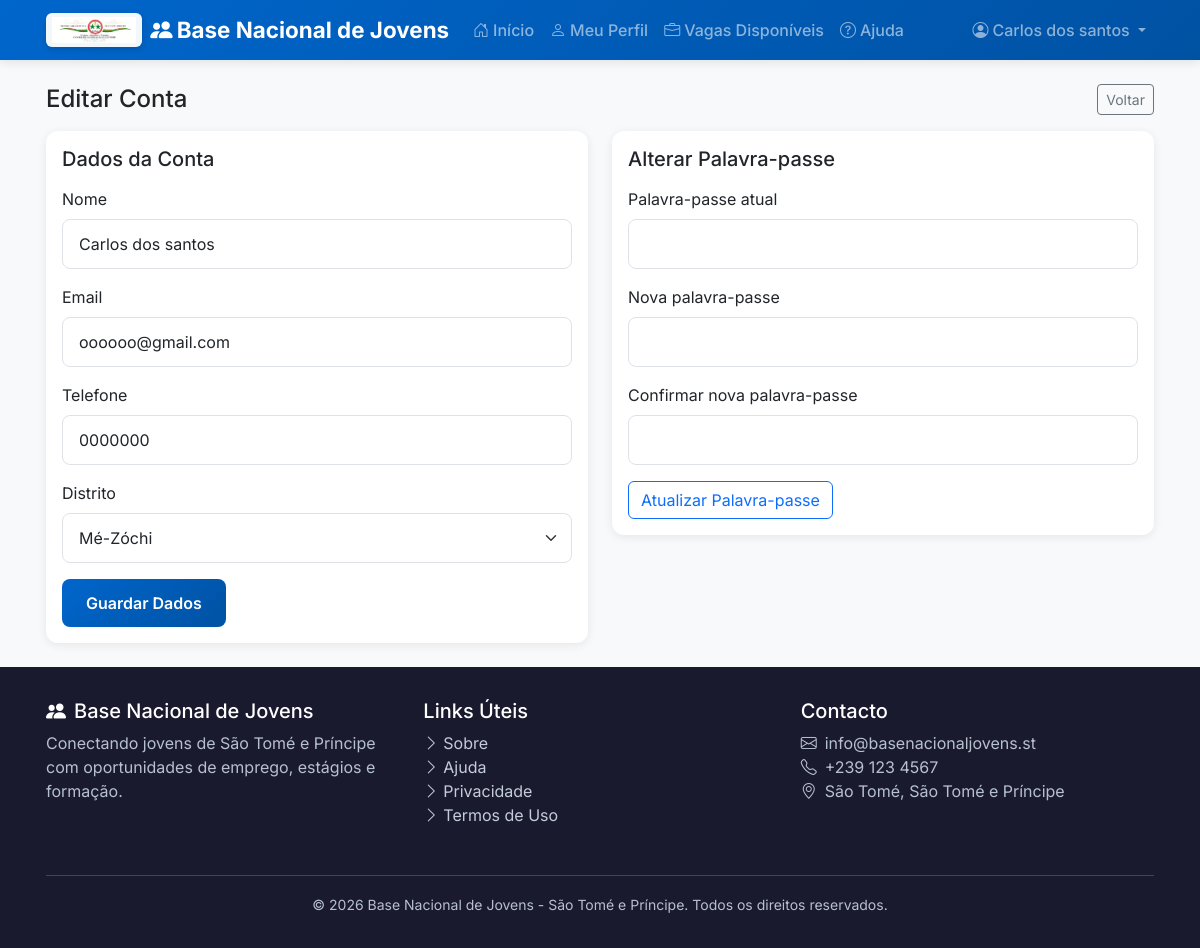
The page /accounts/perfil/editar/ (signed in) on the database its author committed.
### accounts/models.py (models this page shows, shortened)
class User(AbstractBaseUser, PermissionsMixin):
    class ProfileType(models.TextChoices):
        JOVEM = 'JO', _('Jovem')
        OPERADOR = 'OP', _('Operador Distrital')
        EMPRESA = 'EMP', _('Empresa')
        ADMIN = 'ADM', _('Administrador')
        TECNICO = 'TEC', _('Técnico PNUD')
    email = models.EmailField(_('email address'), unique=True, blank=True, null=True)
    telefone = models.CharField(_('telefone'), max_length=20, unique=True)
    nome = models.CharField(_('nome completo'), max_length=255)
    perfil = models.CharField(
        _('perfil'),
        max_length=3,
        choices=ProfileType.choices,
        default=ProfileType.JOVEM
    )
    distrito = models.ForeignKey(
        'core.District',
        on_delete=models.SET_NULL,
        null=True,
        blank=True,
        verbose_name=_('distrito')
    )
    is_staff = models.BooleanField(_('staff status'), default=False)
    is_active = models.BooleanField(_('active'), default=True)
    is_verified = models.BooleanField(_('verificado'), default=False)
    consentimento_dados = models.BooleanField(
        _('consentimento para uso de dados'),
        default=False,
        help_text=_('Autorizo o uso dos meus dados para fins de empregabilidade')
    )
    consentimento_contacto = models.BooleanField(
        _('consentimento para contacto'),
        default=False,
        help_text=_('Autorizo ser contactado por SMS/WhatsApp/email')
    )
    data_consentimento = models.DateTimeField(null=True, blank=True)
    date_joined = models.DateTimeField(_('date joined'), default=timezone.now)
    last_login = models.DateTimeField(_('last login'), null=True, blank=True)
    nome_empresa = models.CharField(_('nome da empresa'), max_length=255, blank=True)
    nif = models.CharField(_('NIF'), max_length=20, blank=True)
    setor_empresa = models.CharField(_('setor'), max_length=100, blank=True)
    associacao_parceira = models.CharField(_('associação/parceiro'), max_length=255, blank=True)
    objects = UserManager()
    USERNAME_FIELD = 'telefone'
    REQUIRED_FIELDS = ['nome']
    class Meta:
        verbose_name = _('utilizador')
        verbose_name_plural = _('utilizadores')
        ordering = ['-date_joined']
    @property
    def is_jovem(self):
        return self.perfil == self.ProfileType.JOVEM
    def has_youth_profile(self):
        return hasattr(self, 'youth_profile')

### accounts/views.py (the view, shortened to what this page needs)
# urls.py: path('perfil/editar/', views.profile_edit, name='profile_edit'),
@login_required
def profile_edit(request):
    user = request.user
    profile_form = UserProfileForm(instance=user)
    password_form = PasswordChangeForm(user=user)
    context = {
        'profile_form': profile_form,
        'password_form': password_form,
    }
    return render(request, 'accounts/profile_edit.html', context)

### accounts/forms.py (shortened to what this page needs)
class UserProfileForm(forms.ModelForm):
    class Meta:
        model = User
        fields = ['nome', 'email', 'telefone', 'distrito']
        widgets = {
            'nome': forms.TextInput(attrs={'class': 'form-control'}),
            'email': forms.EmailInput(attrs={'class': 'form-control'}),
            'telefone': forms.TextInput(attrs={'class': 'form-control'}),
            'distrito': forms.Select(attrs={'class': 'form-select'}),
        }

### core/context_processors.py (called while the page is built)
def user_profile(request):
    context = {
        'user_has_profile': False,
        'user_profile_type': None,
        'unread_notifications_count': 0,
        'districts': District.objects.all(),
    }
    if request.user.is_authenticated:
        user = request.user
        context['user_profile_type'] = user.perfil
        if user.is_jovem:
            context['user_has_profile'] = user.has_youth_profile()
        elif user.is_empresa:
            context['user_has_profile'] = user.has_company_profile()
        context['unread_notifications_count'] = Notification.objects.filter(
            user=user, lida=False
        ).count()
    return context

### core/models.py (called while the page is built)
    def __str__(self):
        return self.nome

### core/templatetags/form_tags.py (called while the page is built)
@register.filter(name='add_class')
def add_class(field, css):
    try:
        return field.as_widget(attrs={**getattr(field.field.widget, 'attrs', {}), 'class': css})
    except Exception:
        return field

### templates/accounts/profile_edit.html (shortened to what this page needs)
{% extends 'base/base.html' %}
{% load form_tags %}
{% block content %}
<div class="container py-4">
  <div class="d-flex justify-content-between align-items-center mb-3">
    <h4 class="mb-0">Editar Conta</h4>
    <a href="{% url 'accounts:profile' %}" class="btn btn-sm btn-outline-secondary">Voltar</a>
  </div>
  <div class="row g-4">
    <div class="col-lg-6">
      <div class="card">
        <div class="card-body">
          <h5 class="mb-3">Dados da Conta</h5>
          <form method="post" novalidate>
            <div class="mb-3">
              <label class="form-label">Nome</label>
              {{ profile_form.nome|add_class:'form-control' }}
            </div>
            <div class="mb-3">
              <label class="form-label">Email</label>
              {{ profile_form.email|add_class:'form-control' }}
            </div>
            <div class="mb-3">
              <label class="form-label">Telefone</label>
              {{ profile_form.telefone|add_class:'form-control' }}
            </div>
            <div class="mb-3">
              <label class="form-label">Distrito</label>
              {{ profile_form.distrito|add_class:'form-select' }}
            </div>
            <button type="submit" name="save_profile" class="btn btn-primary">
              Guardar Dados
            </button>
          </form>
        </div>
      </div>
    </div>
    <div class="col-lg-6">
      <div class="card">
        <div class="card-body">
          <h5 class="mb-3">Alterar Palavra-passe</h5>
          <form method="post" novalidate>
            <div class="mb-3">
              <label class="form-label">Palavra-passe atual</label>
              {{ password_form.old_password|add_class:'form-control' }}
            </div>
            <div class="mb-3">
              <label class="form-label">Nova palavra-passe</label>
              {{ password_form.new_password1|add_class:'form-control' }}
            </div>
            <div class="mb-3">
              <label class="form-label">Confirmar nova palavra-passe</label>
              {{ password_form.new_password2|add_class:'form-control' }}
            </div>
            <button type="submit" name="change_password" class="btn btn-outline-primary">
              Atualizar Palavra-passe
            </button>
          </form>
        </div>
      </div>
    </div>
  </div>
</div>
{% endblock %}

### templates/base/base.html (shortened to what this page needs)
<!DOCTYPE html>
<html lang="pt-pt">
{% load static %}
{% load form_tags %}
<head>
    <link href="https://cdn.jsdelivr.net/npm/bootstrap@5.3.2/dist/css/bootstrap.min.css" rel="stylesheet">
    <link href="https://cdn.jsdelivr.net/npm/bootstrap-icons@1.11.1/font/bootstrap-icons.css" rel="stylesheet">
    <link rel="stylesheet" href="{% static 'css/main.css' %}">
</head>
<body>
    <nav class="navbar navbar-expand-lg navbar-dark">
        <div class="container">
            <a class="navbar-brand d-flex align-items-center gap-2" href="{% url 'home' %}">
                <img src="{% static 'img/cnj_logo.jpg' %}" alt="CNJ" class="navbar-logo">
                <span><i class="bi bi-people-fill me-1"></i>Base Nacional de Jovens</span>
            </a>
            <div class="collapse navbar-collapse" id="navbarNav">
                <ul class="navbar-nav me-auto">
                    <li class="nav-item">
                        <a class="nav-link" href="{% url 'home' %}">
                            <i class="bi bi-house-door me-1"></i>Início
                        </a>
                    </li>
                    {% if user.is_authenticated %}
                        {% if user.is_jovem %}
                            {% if user_has_profile %}
                                <li class="nav-item">
                                    <a class="nav-link" href="{% url 'profiles:detail' %}">
                                        <i class="bi bi-person me-1"></i>Meu Perfil
                                    </a>
                                </li>
                                <li class="nav-item">
                                    <a class="nav-link" href="{% url 'profiles:available_jobs' %}">
                                        <i class="bi bi-briefcase me-1"></i>Vagas Disponíveis
                                    </a>
                                </li>
                            {% else %}
                                <li class="nav-item">
                                    <a class="nav-link" href="{% url 'profiles:wizard' %}">
                                        <i class="bi bi-person-plus me-1"></i>Completar Perfil
                                    </a>
                                </li>
                            {% endif %}
                        {% elif user.is_admin %}
                            <li class="nav-item">
                                <a class="nav-link" href="{% url 'dashboard:admin' %}">
                                    <i class="bi bi-speedometer2 me-1"></i>Admin
                                </a>
                            </li>
                        {% elif user.is_tecnico %}
                            <li class="nav-item">
                                <a class="nav-link" href="{% url 'dashboard:tecnico' %}">
                                    <i class="bi bi-graph-up me-1"></i>Dashboard
                                </a>
                            </li>
                        {% endif %}
                    {% else %}
                        <li class="nav-item">
                            <a class="nav-link" href="{% url 'accounts:login' %}?next={% url 'profiles:available_jobs' %}">
                                <i class="bi bi-briefcase me-1"></i>Vagas Disponíveis
                            </a>
                        </li>
                    {% endif %}
                    <li class="nav-item">
                        <a class="nav-link" href="{% url 'help' %}">
                            <i class="bi bi-question-circle me-1"></i>Ajuda
                        </a>
                    </li>
                </ul>
                <ul class="navbar-nav">
                    {% if user.is_authenticated %}
                        <li class="nav-item dropdown">
                            <a class="nav-link dropdown-toggle" href="#" id="userDropdown" role="button" data-bs-toggle="dropdown">
                                <i class="bi bi-person-circle me-1"></i>{{ user.nome|truncatechars:20 }}
                            </a>
                        </li>
                    {% endif %}
                </ul>
            </div>
        </div>
    </nav>
    <main>
        {% block content %}{% endblock %}
    </main>
    <footer class="footer">
        <div class="container">
            <div class="row">
                <div class="col-md-4 mb-3">
                    <h5><i class="bi bi-people-fill me-2"></i>Base Nacional de Jovens</h5>
                    <p class="text-footer">Conectando jovens de São Tomé e Príncipe com oportunidades de emprego, estágios e formação.</p>
                </div>
                <div class="col-md-4 mb-3">
                    <h5>Links Úteis</h5>
                    <ul class="list-unstyled">
                        <li><a href="{% url 'about' %}"><i class="bi bi-chevron-right me-1"></i>Sobre</a></li>
                        <li><a href="{% url 'help' %}"><i class="bi bi-chevron-right me-1"></i>Ajuda</a></li>
                        <li><a href="{% url 'privacy' %}"><i class="bi bi-chevron-right me-1"></i>Privacidade</a></li>
                        <li><a href="{% url 'terms' %}"><i class="bi bi-chevron-right me-1"></i>Termos de Uso</a></li>
                    </ul>
                </div>
                <div class="col-md-4 mb-3">
                    <h5>Contacto</h5>
                    <p class="text-footer">
                        <i class="bi bi-envelope me-2"></i>info@basenacionaljovens.st<br>
                        <i class="bi bi-telephone me-2"></i>+239 123 4567<br>
                        <i class="bi bi-geo-alt me-2"></i>São Tomé, São Tomé e Príncipe
                    </p>
                </div>
            </div>
            <hr class="my-3">
            <div class="text-center text-footer">
                <small>&copy; {% now "Y" %} Base Nacional de Jovens - São Tomé e Príncipe. Todos os direitos reservados.</small>
            </div>
        </div>
    </footer>
</body>
</html>

### static/css/main.css (style rules this page uses)
:root { --primary-color: #0066cc; --secondary-color: #00a86b; --accent-color: #ff6b35; --dark-color: #1a1a2e; --light-bg: #f8f9fa; }
* { font-family: 'Inter', sans-serif; }
*, *::before, *::after { box-sizing: border-box; }
body { background-color: var(--light-bg); min-height: 100vh; display: flex; flex-direction: column; }
main { flex: 1; }
.navbar { background: linear-gradient(135deg, var(--primary-color) 0%, #0052a3 100%); box-shadow: 0 2px 10px rgba(0,0,0,0.1); }
.navbar-logo { height: 34px; width: auto; max-width: 200px; display: block; background: rgba(255, 255, 255, 0.95); padding: 4px 6px; border-radius: 6px; box-shadow: 0 2px 6px rgba(0,0,0,0.15); }
.navbar-brand { font-weight: 700; font-size: 1.4rem; }
.nav-link { font-weight: 500; transition: all 0.3s ease; }
.btn-primary { background: linear-gradient(135deg, var(--primary-color) 0%, #0052a3 100%); border: none; font-weight: 600; padding: 0.75rem 1.5rem; border-radius: 8px; transition: all 0.3s ease; }
.card { border: none; border-radius: 12px; box-shadow: 0 2px 10px rgba(0,0,0,0.08); transition: all 0.3s ease; }
.form-control, .form-select { border-radius: 8px; border: 1px solid #dee2e6; padding: 0.75rem 1rem; }
.footer { background: var(--dark-color); color: #b7c0cf; padding: 2rem 0; margin-top: auto; }
.footer a { color: #c4ccda; text-decoration: none; transition: color 0.3s ease; }
.footer .text-footer { color: #b7c0cf !important; }
.footer h5 { color: #ffffff; }
.container { padding-left: 1rem; padding-right: 1rem; }
.btn { white-space: normal; }

### rows shown on the page
User: nome "Carlos dos santos", email "oooooo@gmail.com", telefone "0000000", distrito "Mé-Zóchi"
